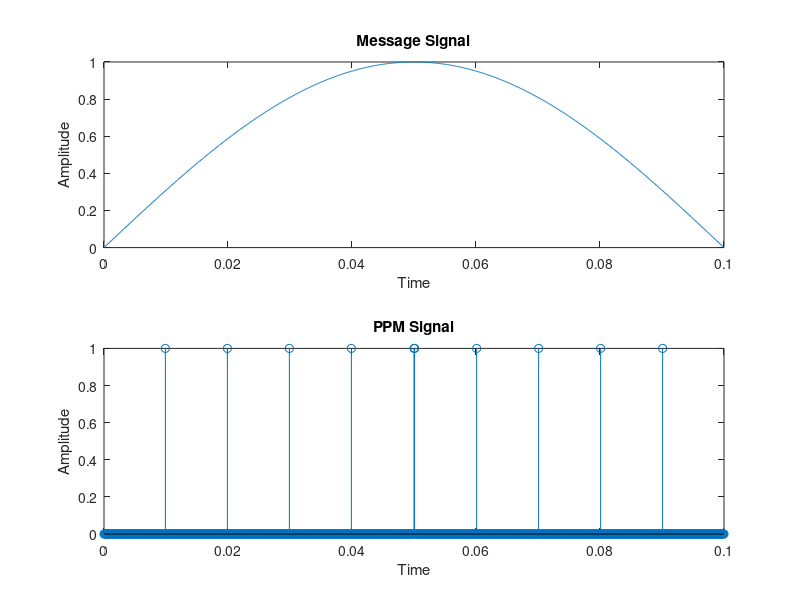

This chart was generated by the following MATLAB code:
% Parameters
fs = 10000;
t = 0:1/fs:0.1;
fm = 5;                  % Message frequency
am = 1;                  % Message amplitude

% Message signal
m = am*sin(2*pi*fm*t);

% PPM parameters
nPulses = 10;           % Number of time slots
samplesPerPulse = length(t)/nPulses;

ppm = zeros(size(t));

for i = 1:nPulses
    idx_start = round((i-1)*samplesPerPulse) + 1;
    idx_end = round(i*samplesPerPulse);
    
    % Extract the signal segment
    segment = m(idx_start:idx_end);
    
    % Find max position in segment (simulating time shift)
    [~, maxIdx] = max(segment);
    
    % Set a pulse at this position
    ppm(idx_start + maxIdx - 1) = 1;
end

% Plot
figure;
subplot(2,1,1);
plot(t, m); title('Message Signal'); xlabel('Time'); ylabel('Amplitude');

subplot(2,1,2);
stem(t, ppm); title('PPM Signal'); xlabel('Time'); ylabel('Amplitude');
